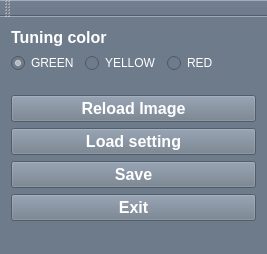
<?xml version="1.0" encoding="UTF-8"?>
<ui version="4.0">
 <class>MainWindow</class>
 <widget class="QMainWindow" name="MainWindow">
  <property name="geometry">
   <rect>
    <x>0</x>
    <y>0</y>
    <width>267</width>
    <height>254</height>
   </rect>
  </property>
  <property name="windowTitle">
   <string>Tuner controller</string>
  </property>
  <property name="styleSheet">
   <string notr="true">background-color: rgba(110, 123, 139, 230);</string>
  </property>
  <widget class="QWidget" name="centralWidget">
   <layout class="QVBoxLayout" name="verticalLayout_2">
    <item>
     <layout class="QVBoxLayout" name="verticalLayout">
      <item>
       <layout class="QFormLayout" name="formLayout">
        <item row="2" column="0">
         <layout class="QHBoxLayout" name="horizontalLayout">
          <item>
           <widget class="QRadioButton" name="radioButton_green">
            <property name="cursor">
             <cursorShape>PointingHandCursor</cursorShape>
            </property>
            <property name="layoutDirection">
             <enum>Qt::LeftToRight</enum>
            </property>
            <property name="styleSheet">
             <string notr="true">color: rgb(255, 255, 255);</string>
            </property>
            <property name="text">
             <string>GREEN</string>
            </property>
            <property name="checked">
             <bool>true</bool>
            </property>
           </widget>
          </item>
          <item>
           <widget class="QRadioButton" name="radioButton_yellow">
            <property name="cursor">
             <cursorShape>PointingHandCursor</cursorShape>
            </property>
            <property name="styleSheet">
             <string notr="true">color: rgb(255, 255, 255);</string>
            </property>
            <property name="text">
             <string>YELLOW</string>
            </property>
           </widget>
          </item>
          <item>
           <widget class="QRadioButton" name="radioButton_red">
            <property name="cursor">
             <cursorShape>PointingHandCursor</cursorShape>
            </property>
            <property name="styleSheet">
             <string notr="true">color: rgb(255, 255, 255);</string>
            </property>
            <property name="text">
             <string>RED</string>
            </property>
           </widget>
          </item>
         </layout>
        </item>
        <item row="1" column="0">
         <widget class="QLabel" name="label">
          <property name="font">
           <font>
            <pointsize>12</pointsize>
            <weight>75</weight>
            <bold>true</bold>
            <underline>false</underline>
           </font>
          </property>
          <property name="styleSheet">
           <string notr="true">color: rgb(255, 255, 255);</string>
          </property>
          <property name="text">
           <string>Tuning color</string>
          </property>
         </widget>
        </item>
       </layout>
      </item>
      <item>
       <layout class="QGridLayout" name="gridLayout">
        <item row="1" column="0">
         <widget class="QPushButton" name="pushButton_reloadImage">
          <property name="font">
           <font>
            <pointsize>12</pointsize>
            <weight>75</weight>
            <bold>true</bold>
           </font>
          </property>
          <property name="styleSheet">
           <string notr="true">color: rgb(255, 255, 255);</string>
          </property>
          <property name="text">
           <string>Reload Image</string>
          </property>
         </widget>
        </item>
        <item row="3" column="0">
         <widget class="QPushButton" name="pushButton_save">
          <property name="font">
           <font>
            <pointsize>12</pointsize>
            <weight>75</weight>
            <bold>true</bold>
           </font>
          </property>
          <property name="styleSheet">
           <string notr="true">color: rgb(255, 255, 255);
alternate-background-color: rgb(255, 255, 255);</string>
          </property>
          <property name="text">
           <string>Save</string>
          </property>
         </widget>
        </item>
        <item row="2" column="0">
         <widget class="QPushButton" name="pushButton_loadSetting">
          <property name="font">
           <font>
            <pointsize>12</pointsize>
            <weight>75</weight>
            <bold>true</bold>
           </font>
          </property>
          <property name="styleSheet">
           <string notr="true">color: rgb(255, 255, 255);</string>
          </property>
          <property name="text">
           <string>Load setting</string>
          </property>
         </widget>
        </item>
        <item row="4" column="0">
         <widget class="QPushButton" name="pushButton_exit">
          <property name="font">
           <font>
            <pointsize>12</pointsize>
            <weight>75</weight>
            <bold>true</bold>
           </font>
          </property>
          <property name="styleSheet">
           <string notr="true">color: rgb(255, 255, 255);</string>
          </property>
          <property name="text">
           <string>Exit</string>
          </property>
         </widget>
        </item>
       </layout>
      </item>
     </layout>
    </item>
   </layout>
  </widget>
  <widget class="QToolBar" name="mainToolBar">
   <attribute name="toolBarArea">
    <enum>TopToolBarArea</enum>
   </attribute>
   <attribute name="toolBarBreak">
    <bool>false</bool>
   </attribute>
  </widget>
  <widget class="QStatusBar" name="statusBar"/>
 </widget>
 <layoutdefault spacing="6" margin="11"/>
 <resources/>
 <connections/>
</ui>
